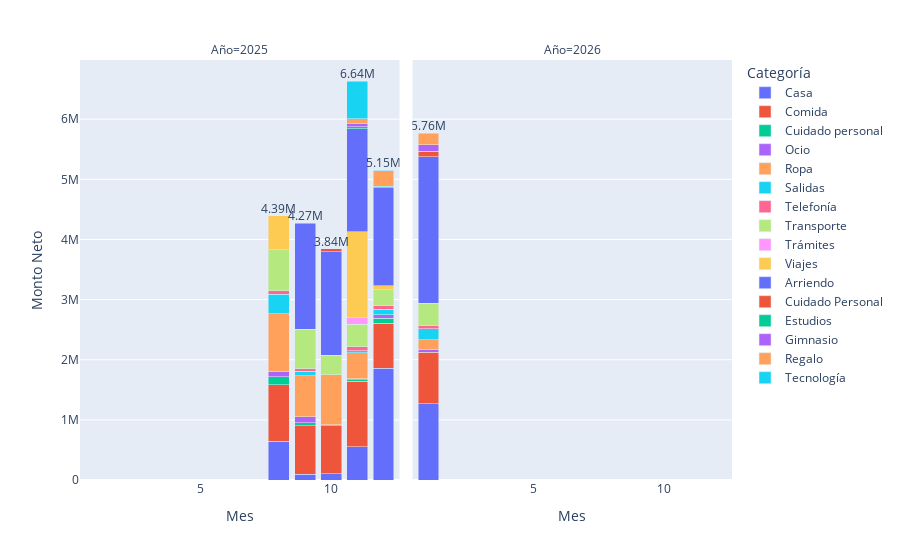

Notebook code for this chart:
### Code cell
plot_expenses(df_processed, Basico=False)

### Figure 1 — Plotly figure (JSON) as saved in the notebook; plotly's stock layout.template omitted (floating-point values rounded to 4 significant figures)
{"data": [{"hovertemplate": "Categoría=Casa<br>Año=2025<br>Mes=%{x}<br>Monto Neto=%{y}<extra></extra>", "legendgroup": "Casa", "marker": {"color": "#636efa", "pattern": {"shape": ""}}, "name": "Casa", "orientation": "v", "showlegend": true, "textposition": "auto", "type": "bar", "x": [8, 9, 10, 11, 12], "xaxis": "x", "y": [643100.0, 93410.0, 100200.0, 555800.0, 1858000.0], "yaxis": "y"}, {"hovertemplate": "Categoría=Casa<br>Año=2026<br>Mes=%{x}<br>Monto Neto=%{y}<extra></extra>", "legendgroup": "Casa", "marker": {"color": "#636efa", "pattern": {"shape": ""}}, "name": "Casa", "orientation": "v", "showlegend": false, "textposition": "auto", "type": "bar", "x": [1], "xaxis": "x2", "y": [1265000.0], "yaxis": "y2"}, {"hovertemplate": "Categoría=Comida<br>Año=2025<br>Mes=%{x}<br>Monto Neto=%{y}<extra></extra>", "legendgroup": "Comida", "marker": {"color": "#EF553B", "pattern": {"shape": ""}}, "name": "Comida", "orientation": "v", "showlegend": true, "textposition": "auto", "type": "bar", "x": [8, 9, 10, 11, 12], "xaxis": "x", "y": [943500.0, 812700.0, 798900.0, 1084000.0, 752100.0], "yaxis": "y"}, {"hovertemplate": "Categoría=Comida<br>Año=2026<br>Mes=%{x}<br>Monto Neto=%{y}<extra></extra>", "legendgroup": "Comida", "marker": {"color": "#EF553B", "pattern": {"shape": ""}}, "name": "Comida", "orientation": "v", "showlegend": false, "textposition": "auto", "type": "bar", "x": [1], "xaxis": "x2", "y": [861500.0], "yaxis": "y2"}, {"hovertemplate": "Categoría=Cuidado personal<br>Año=2025<br>Mes=%{x}<br>Monto Neto=%{y}<extra></extra>", "legendgroup": "Cuidado personal", "marker": {"color": "#00cc96", "pattern": {"shape": ""}}, "name": "Cuidado personal", "orientation": "v", "showlegend": true, "textposition": "auto", "type": "bar", "x": [8, 9, 11, 12], "xaxis": "x", "y": [128200.0, 47940.0, 22870.0, 80520.0], "yaxis": "y"}, {"hovertemplate": "Categoría=Ocio<br>Año=2025<br>Mes=%{x}<br>Monto Neto=%{y}<extra></extra>", "legendgroup": "Ocio", "marker": {"color": "#ab63fa", "pattern": {"shape": ""}}, "name": "Ocio", "orientation": "v", "showlegend": true, "textposition": "auto", "type": "bar", "x": [8, 9, 10, 11, 12], "xaxis": "x", "y": [92060.0, 100600.0, 20930.0, 18820.0, 53570.0], "yaxis": "y"}, {"hovertemplate": "Categoría=Ocio<br>Año=2026<br>Mes=%{x}<br>Monto Neto=%{y}<extra></extra>", "legendgroup": "Ocio", "marker": {"color": "#ab63fa", "pattern": {"shape": ""}}, "name": "Ocio", "orientation": "v", "showlegend": false, "textposition": "auto", "type": "bar", "x": [1], "xaxis": "x2", "y": [39130.0], "yaxis": "y2"}, {"hovertemplate": "Categoría=Ropa<br>Año=2025<br>Mes=%{x}<br>Monto Neto=%{y}<extra></extra>", "legendgroup": "Ropa", "marker": {"color": "#FFA15A", "pattern": {"shape": ""}}, "name": "Ropa", "orientation": "v", "showlegend": true, "textposition": "auto", "type": "bar", "x": [8, 9, 10, 11], "xaxis": "x", "y": [958100.0, 676900.0, 829200.0, 433700.0], "yaxis": "y"}, {"hovertemplate": "Categoría=Ropa<br>Año=2026<br>Mes=%{x}<br>Monto Neto=%{y}<extra></extra>", "legendgroup": "Ropa", "marker": {"color": "#FFA15A", "pattern": {"shape": ""}}, "name": "Ropa", "orientation": "v", "showlegend": false, "textposition": "auto", "type": "bar", "x": [1], "xaxis": "x2", "y": [165800.0], "yaxis": "y2"}, {"hovertemplate": "Categoría=Salidas<br>Año=2025<br>Mes=%{x}<br>Monto Neto=%{y}<extra></extra>", "legendgroup": "Salidas", "marker": {"color": "#19d3f3", "pattern": {"shape": ""}}, "name": "Salidas", "orientation": "v", "showlegend": true, "textposition": "auto", "type": "bar", "x": [8, 9, 11, 12], "xaxis": "x", "y": [322400.0, 80610.0, 33450.0, 98490.0], "yaxis": "y"}, {"hovertemplate": "Categoría=Salidas<br>Año=2026<br>Mes=%{x}<br>Monto Neto=%{y}<extra></extra>", "legendgroup": "Salidas", "marker": {"color": "#19d3f3", "pattern": {"shape": ""}}, "name": "Salidas", "orientation": "v", "showlegend": false, "textposition": "auto", "type": "bar", "x": [1], "xaxis": "x2", "y": [187000.0], "yaxis": "y2"}, {"hovertemplate": "Categoría=Telefonía<br>Año=2025<br>Mes=%{x}<br>Monto Neto=%{y}<extra></extra>", "legendgroup": "Telefonía", "marker": {"color": "#FF6692", "pattern": {"shape": ""}}, "name": "Telefonía", "orientation": "v", "showlegend": true, "textposition": "auto", "type": "bar", "x": [8, 9, 11, 12], "xaxis": "x", "y": [59960.0, 39900.0, 69040.0, 52800.0], "yaxis": "y"}, {"hovertemplate": "Categoría=Telefonía<br>Año=2026<br>Mes=%{x}<br>Monto Neto=%{y}<extra></extra>", "legendgroup": "Telefonía", "marker": {"color": "#FF6692", "pattern": {"shape": ""}}, "name": "Telefonía", "orientation": "v", "showlegend": false, "textposition": "auto", "type": "bar", "x": [1], "xaxis": "x2", "y": [45240.0], "yaxis": "y2"}, {"hovertemplate": "Categoría=Transporte<br>Año=2025<br>Mes=%{x}<br>Monto Neto=%{y}<extra></extra>", "legendgroup": "Transporte", "marker": {"color": "#B6E880", "pattern": {"shape": ""}}, "name": "Transporte", "orientation": "v", "showlegend": true, "textposition": "auto", "type": "bar", "x": [8, 9, 10, 11, 12], "xaxis": "x", "y": [680000.0, 654700.0, 326400.0, 376000.0, 270300.0], "yaxis": "y"}, {"hovertemplate": "Categoría=Transporte<br>Año=2026<br>Mes=%{x}<br>Monto Neto=%{y}<extra></extra>", "legendgroup": "Transporte", "marker": {"color": "#B6E880", "pattern": {"shape": ""}}, "name": "Transporte", "orientation": "v", "showlegend": false, "textposition": "auto", "type": "bar", "x": [1], "xaxis": "x2", "y": [376300.0], "yaxis": "y2"}, {"hovertemplate": "Categoría=Trámites<br>Año=2025<br>Mes=%{x}<br>Monto Neto=%{y}<extra></extra>", "legendgroup": "Trámites", "marker": {"color": "#FF97FF", "pattern": {"shape": ""}}, "name": "Trámites", "orientation": "v", "showlegend": true, "textposition": "auto", "type": "bar", "x": [8, 11], "xaxis": "x", "y": [2599.0, 101200.0], "yaxis": "y"}, {"hovertemplate": "Categoría=Viajes<br>Año=2025<br>Mes=%{x}<br>Monto Neto=%{y}<extra></extra>", "legendgroup": "Viajes", "marker": {"color": "#FECB52", "pattern": {"shape": ""}}, "name": "Viajes", "orientation": "v", "showlegend": true, "textposition": "auto", "type": "bar", "x": [8, 11, 12], "xaxis": "x", "y": [564300.0, 1429000.0, 65050.0], "yaxis": "y"}, {"hovertemplate": "Categoría=Arriendo<br>Año=2025<br>Mes=%{x}<br>Monto Neto=%{y}<extra></extra>", "legendgroup": "Arriendo", "marker": {"color": "#636efa", "pattern": {"shape": ""}}, "name": "Arriendo", "orientation": "v", "showlegend": true, "textposition": "auto", "type": "bar", "x": [9, 10, 11, 12], "xaxis": "x", "y": [1760000.0, 1720000.0, 1718000.0, 1629000.0], "yaxis": "y"}, {"hovertemplate": "Categoría=Arriendo<br>Año=2026<br>Mes=%{x}<br>Monto Neto=%{y}<extra></extra>", "legendgroup": "Arriendo", "marker": {"color": "#636efa", "pattern": {"shape": ""}}, "name": "Arriendo", "orientation": "v", "showlegend": false, "textposition": "auto", "type": "bar", "x": [1], "xaxis": "x2", "y": [2439000.0], "yaxis": "y2"}, {"hovertemplate": "Categoría=Cuidado Personal<br>Año=2025<br>Mes=%{x}<br>Monto Neto=%{y}<extra></extra>", "legendgroup": "Cuidado Personal", "marker": {"color": "#EF553B", "pattern": {"shape": ""}}, "name": "Cuidado Personal", "orientation": "v", "showlegend": true, "textposition": "auto", "type": "bar", "x": [10], "xaxis": "x", "y": [48680.0], "yaxis": "y"}, {"hovertemplate": "Categoría=Cuidado Personal<br>Año=2026<br>Mes=%{x}<br>Monto Neto=%{y}<extra></extra>", "legendgroup": "Cuidado Personal", "marker": {"color": "#EF553B", "pattern": {"shape": ""}}, "name": "Cuidado Personal", "orientation": "v", "showlegend": false, "textposition": "auto", "type": "bar", "x": [1], "xaxis": "x2", "y": [88820.0], "yaxis": "y2"}, {"hovertemplate": "Categoría=Estudios<br>Año=2025<br>Mes=%{x}<br>Monto Neto=%{y}<extra></extra>", "legendgroup": "Estudios", "marker": {"color": "#00cc96", "pattern": {"shape": ""}}, "name": "Estudios", "orientation": "v", "showlegend": true, "textposition": "auto", "type": "bar", "x": [11, 12], "xaxis": "x", "y": [33040.0, 21740.0], "yaxis": "y"}, {"hovertemplate": "Categoría=Gimnasio<br>Año=2025<br>Mes=%{x}<br>Monto Neto=%{y}<extra></extra>", "legendgroup": "Gimnasio", "marker": {"color": "#ab63fa", "pattern": {"shape": ""}}, "name": "Gimnasio", "orientation": "v", "showlegend": true, "textposition": "auto", "type": "bar", "x": [11], "xaxis": "x", "y": [51200.0], "yaxis": "y"}, {"hovertemplate": "Categoría=Gimnasio<br>Año=2026<br>Mes=%{x}<br>Monto Neto=%{y}<extra></extra>", "legendgroup": "Gimnasio", "marker": {"color": "#ab63fa", "pattern": {"shape": ""}}, "name": "Gimnasio", "orientation": "v", "showlegend": false, "textposition": "auto", "type": "bar", "x": [1], "xaxis": "x2", "y": [108100.0], "yaxis": "y2"}, {"hovertemplate": "Categoría=Regalo<br>Año=2025<br>Mes=%{x}<br>Monto Neto=%{y}<extra></extra>", "legendgroup": "Regalo", "marker": {"color": "#FFA15A", "pattern": {"shape": ""}}, "name": "Regalo", "orientation": "v", "showlegend": true, "textposition": "auto", "type": "bar", "x": [11, 12], "xaxis": "x", "y": [78530.0, 257800.0], "yaxis": "y"}, {"hovertemplate": "Categoría=Regalo<br>Año=2026<br>Mes=%{x}<br>Monto Neto=%{y}<extra></extra>", "legendgroup": "Regalo", "marker": {"color": "#FFA15A", "pattern": {"shape": ""}}, "name": "Regalo", "orientation": "v", "showlegend": false, "textposition": "auto", "type": "bar", "x": [1], "xaxis": "x2", "y": [188600.0], "yaxis": "y2"}, {"hovertemplate": "Categoría=Tecnología<br>Año=2025<br>Mes=%{x}<br>Monto Neto=%{y}<extra></extra>", "legendgroup": "Tecnología", "marker": {"color": "#19d3f3", "pattern": {"shape": ""}}, "name": "Tecnología", "orientation": "v", "showlegend": true, "textposition": "auto", "type": "bar", "x": [11, 12], "xaxis": "x", "y": [629800.0, 9922.0], "yaxis": "y"}, {"mode": "text", "name": "Total 2025", "showlegend": false, "text": ["4.39M", "4.27M", "3.84M", "6.64M", "5.15M"], "textposition": "top center", "type": "scatter", "x": [8, 9, 10, 11, 12], "xaxis": "x", "y": [4394000.0, 4267000.0, 3844000.0, 6635000.0, 5150000.0], "yaxis": "y"}, {"mode": "text", "name": "Total 2026", "showlegend": false, "text": ["5.76M"], "textposition": "top center", "type": "scatter", "x": [1], "xaxis": "x2", "y": [5764000.0], "yaxis": "y2"}], "layout": {"annotations": [{"font": {}, "showarrow": false, "text": "Año=2025", "x": 0.245, "xanchor": "center", "xref": "paper", "y": 1, "yanchor": "bottom", "yref": "paper"}, {"font": {}, "showarrow": false, "text": "Año=2026", "x": 0.755, "xanchor": "center", "xref": "paper", "y": 1, "yanchor": "bottom", "yref": "paper"}], "barmode": "stack", "legend": {"title": {"text": "Categoría"}, "tracegroupgap": 0}, "margin": {"t": 60}, "xaxis": {"anchor": "y", "domain": [0, 0.49], "title": {"text": "Mes"}}, "xaxis2": {"anchor": "y2", "domain": [0.51, 1], "matches": "x", "title": {"text": "Mes"}}, "yaxis": {"anchor": "x", "domain": [0, 1], "title": {"text": "Monto Neto"}}, "yaxis2": {"anchor": "x2", "domain": [0, 1], "matches": "y", "showticklabels": false}}}
